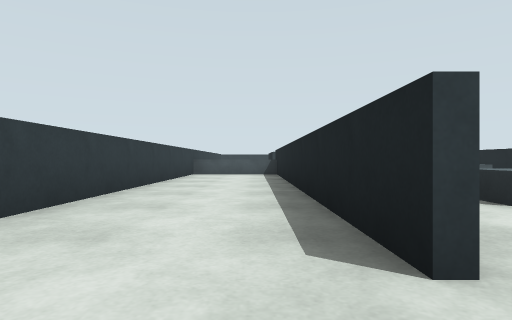
view 1 (above)

19 first-person views from a walk through a robot-simulator world made for Gazebo. The camera is 0.72 m above the floor, looks level and sees 75° across. The floor is counted in squares, 2 m on a side. Each view is taken from the middle of a square. On the plan, view 1 faces up. The plan holds only what a view shows up to about 9 squares ahead; the rest is blank.

view 2
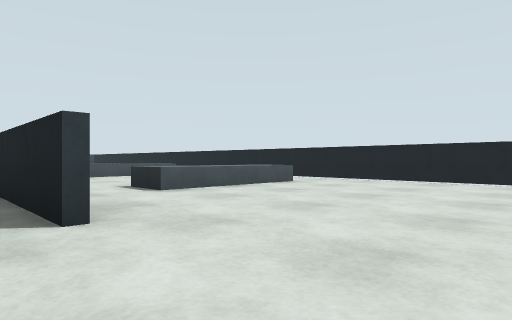

view 3
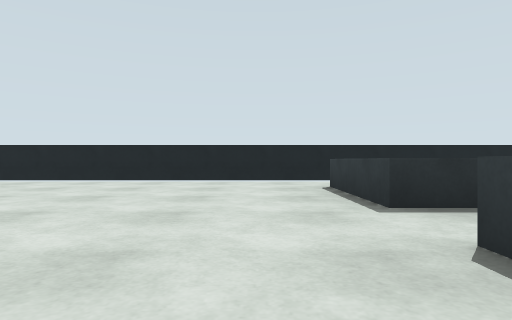

view 4
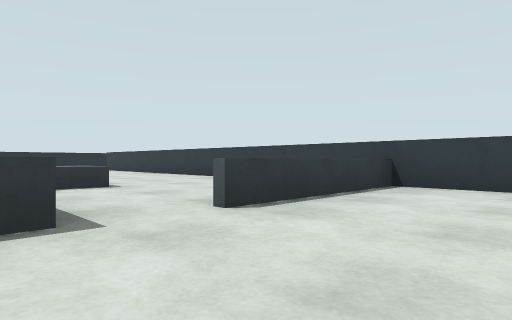

view 5
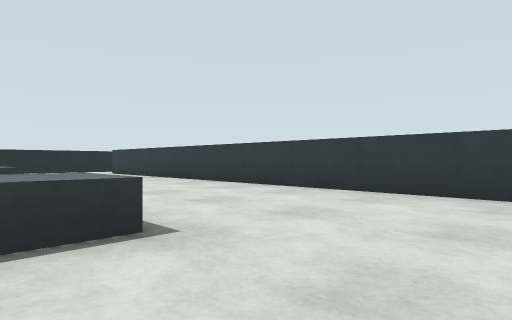

view 6
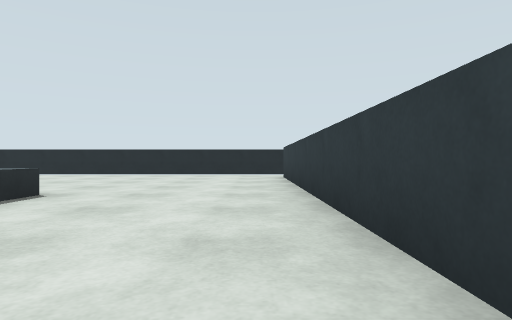

view 7
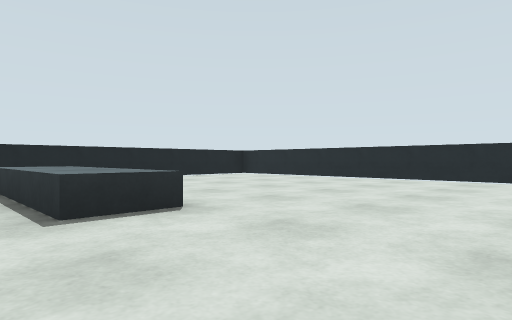

view 8
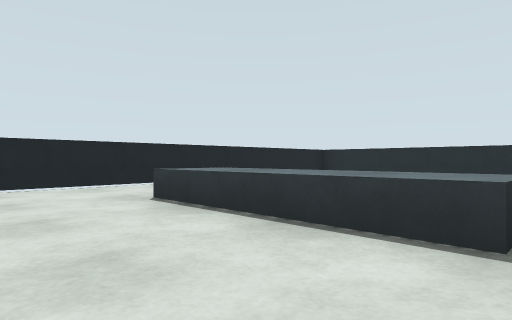

view 9
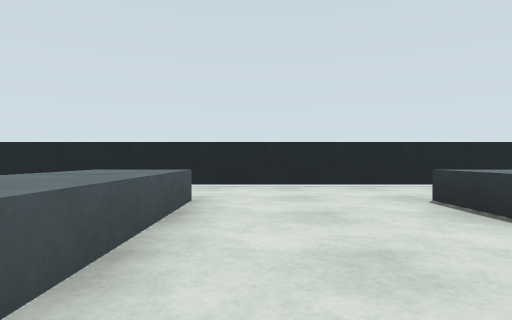

view 10
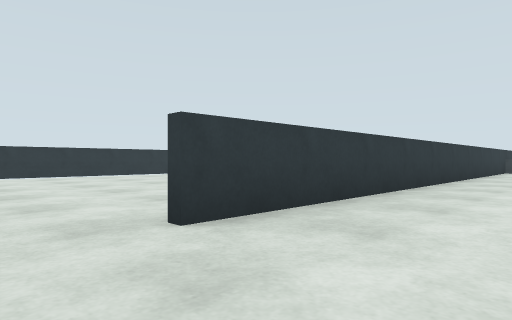

view 11
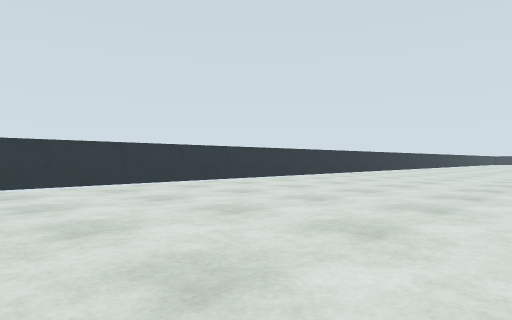

view 12
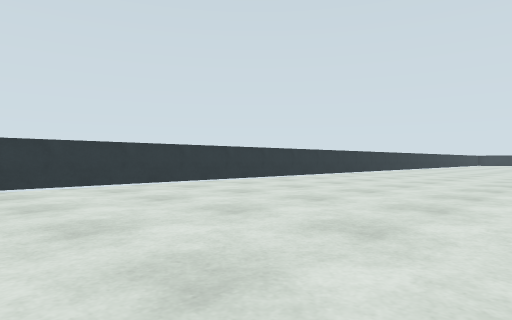

view 13
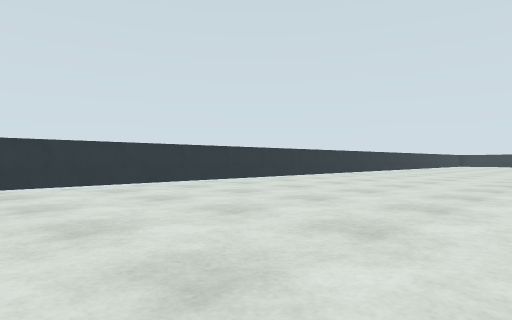

view 14
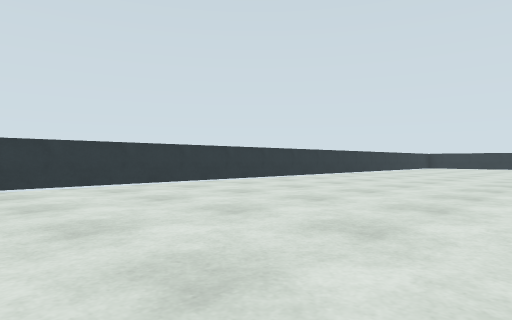

view 15
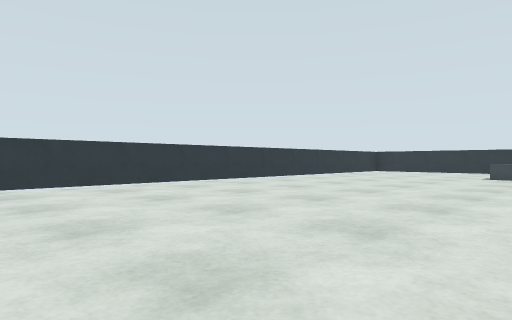

view 16
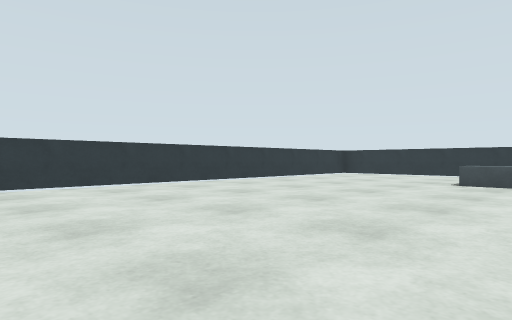

view 17
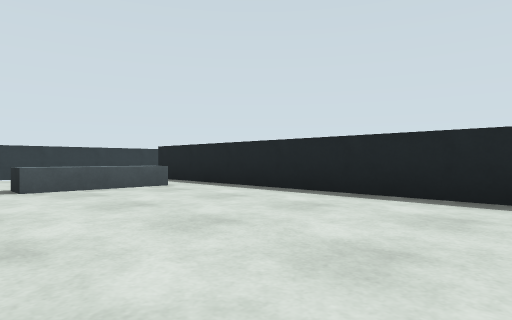

view 18
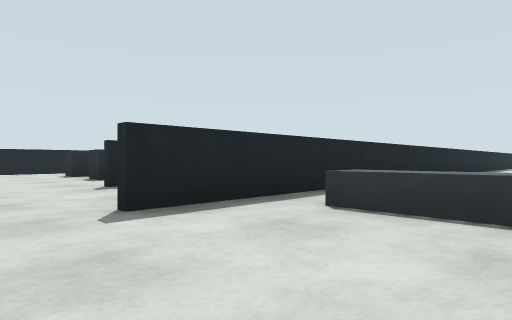

view 19
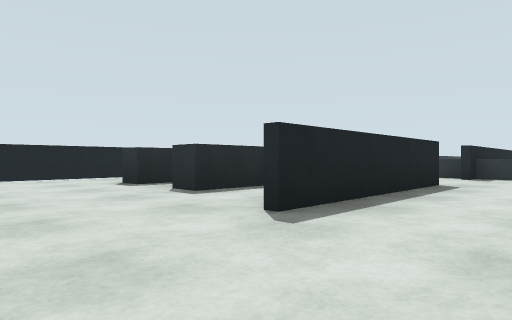

### Floor plan
Ten units are one square. View 1 is at (0, 0); x grows to the right and y downward. Boxes are objects, and circles mark ways between rooms. Rooms are numbered by the first view taken in them; rooms with no view inside come last. Other rooms are left out.
<svg viewBox="-84 -169 148 308">
<path fill="none" stroke="#000" d="M5 -10 5 -90M-16 5 -16 120M59 -76 59 -89M-16 -90 -16 -20M5 -108 5 -142M59 -130 59 -151M-18 134 59 134 59 -59M-17 -56 -17 -150M-79 -159 -79 124M-9 -164 -74 -164"/>
<rect x="-15" y="15" width="30" height="10" fill="#bbb"><title>door leaf</title></rect>
<rect x="-15" y="-95" width="20" height="10" fill="#bbb"><title>door leaf</title></rect>
<rect x="15" y="75" width="30" height="10" fill="#bbb"><title>bench</title></rect>
<rect x="15" y="45" width="30" height="10" fill="#bbb"><title>bench</title></rect>
<rect x="15" y="-35" width="30" height="10" fill="#bbb"><title>bench</title></rect>
<rect x="15" y="-75" width="30" height="10" fill="#bbb"><title>bench</title></rect>
<rect x="15" y="-135" width="10" height="20" fill="#bbb"><title>grey box</title></rect>
<rect x="25" y="15" width="20" height="20" fill="#bbb"><title>grey box</title></rect>
<rect x="35" y="-135" width="10" height="20" fill="#bbb"><title>grey box</title></rect>
<rect x="-45" y="-145" width="20" height="10" fill="#bbb"><title>counter</title></rect>
<circle cx="-20" cy="-155" r="3" fill="#2a7"/>
<circle cx="-20" cy="130" r="3" fill="#2a7"/>
<text x="20" y="-10">1</text>
<text x="-50" y="-20">2</text>
</svg>
Room 1 opens to room 2.

Where each view was taken, in squares from view 1:
view 1: 0 up, 0 right, facing up
view 2: 1 down, 0 right, facing up-right
view 3: 1 down, 0 right, facing right
view 4: 0 up, 3 right, facing down-left
view 5: 3 down, 2 right, facing down-left
view 6: 5 down, 1 left, facing down
view 7: 7 down, 1 left, facing down-right
view 8: 6 down, 1 right, facing down-right
view 9: 6 down, 1 right, facing right
view 10: 13 down, 0 right, facing up-left
view 11: 13 down, 3 left, facing up-left
view 12: 8 down, 3 left, facing up-left
view 13: 4 down, 3 left, facing up-left
view 14: 1 up, 3 left, facing up-left
view 15: 6 up, 3 left, facing up-left
view 16: 8 up, 3 left, facing up-left
view 17: 9 up, 5 left, facing up-right
view 18: 16 up, 4 left, facing down-right
view 19: 16 up, 1 left, facing down-right
